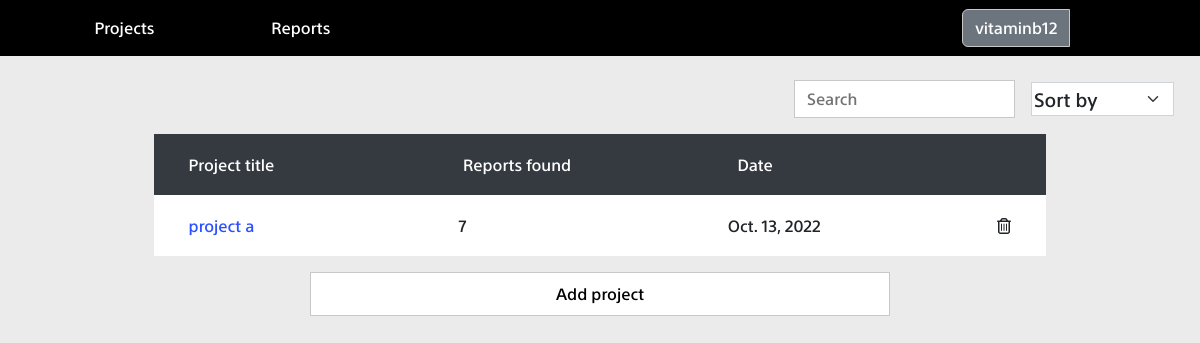
Page /home (signed in) on the earlier database version.
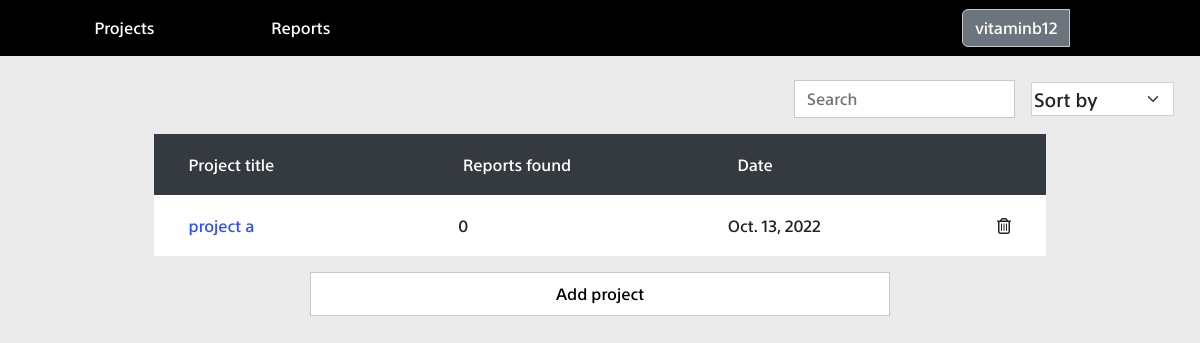
Same page on the later database version.
### project/models.py (models this page shows, shortened)
class project(models.Model):
	name = models.CharField(max_length = 40)
	date_added = models.DateField()
	bugs_count = models.IntegerField()

### project/views.py (the view, shortened to what this page needs)
# urls.py: path('home',home , name="home"),
@login_required(login_url='signin')
def home(request):
    projects = project.objects.all();
    context = {"projects": projects}
    return render(request, "home.html", context)

### templates/home.html (shortened to what this page needs)
{% extends "base.html" %}
{% load static %}
{% block css_files %}
<link rel="stylesheet" href="{% static 'bootstrap.min.css' %}">
<link rel="stylesheet" href="{% static 'base.css' %}">
<link rel="stylesheet" href="{% static 'home.css' %}">
<link rel="stylesheet" href="{% static 'fa/css/all.min.css' %}">
{% endblock %}
{% block content %}
<div class="container" id="home_body">
<div class="mt-4">
		<div  id="filters">
			<div class="">
				<input type="text" class="form-control" id="search_input" placeholder="Search" aria-describedby="text">
			</div>
			<div class="">
				<select class="form-select mx-3" id="sort_select" aria-label="Default select example">
					<option >Sort by</option>
				</select>
			</div>
	</div>
</div>
	<div class="outer_results">
	<div id="results">
		<table class="mt-3">
			<thead id="projects_head">
				<tr class="project_row">
					<td class="project_cell">Project title</td>
					<td  class="project_cell">Reports found</td>
					<td class="project_cell">Date</td>
				</tr>
			</thead>
			<tbody id="table_body">
				{% for project in projects %}
				<tr class="project_row data_row mb-3">
					<td class="project_cell project_data"><a  href="{% url 'home' %}/{{project.id}}" class="black_color hover_color" >{{project.name}}</a></td>
					<td class="project_cell project_data">{{project.bugs_count}}</td>
					<td class="project_cell project_data">{{project.date_added}}</td>
					<td><i id="{{project.id}}" class="fa-regular fa-trash-can remove_project"></i></td>
				</tr>
				{% endfor %}
			</tbody>
		</table>
<button   id="add_project" data-bs-toggle="modal" data-bs-target="#exampleModal">
  Add project
</button>
	</div>
</div>
</div>
{% endblock %}

Differences in the rows shown:
changed project "project a": bugs_count "7" → "0"
